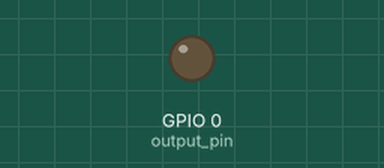
Bench run of a sketch on a simulated ESP32. Shown: output pins drawn as LEDs (lit = HIGH). WiFi joins after 1.5 s; servers stay silent unless stated; uploads are accepted with an empty reply.

Above: at 1.6 s.
Timing chart, 0 to 4.5 s (numbered marks = the images above):
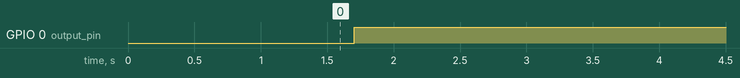

Measured:
- by itself, GPIO 0 (output_pin): LOW → HIGH at 1.7 s

The sketch:

ESP32_without_serial-out.ino
```cpp
// These lines includes all the libaries needed
#include <WiFi.h>
#include <HTTPClient.h>
#include <Servo.h>
#include <Stdlib.h>
#include <StringSplitter.h>

Servo myservo;
// Declaration of setting varibels

const char* ssid = "Enter_wifi_name_here"; // Your wifi name.
const char* password = "Enter_wifi_password_here"; // Your wifi password.

String serverName = "http://Enter_Domain_here/api.php?id=Enter_id_here"; // The URL of the API page for this ESP32.

// Declaration of varibels (NOT TO BE CHANGED)
// Defult time for delay_timer is 500ms (0.5 second) and 1000ms for act_timer.
int servo = 0; // Use 1 for servo and 0 for relay
int toggle = 0; // Use 1 for toggel betwene closed/pressed and open/retracted for every time you request or 0 for a quick closing/press and opening/retraction for every request.

int output_pin = 0; // Pinout for servo or relay
int led_pin = 0; // Pinout for LED

int delay_timer = 0; // You can change the time depending on how offen you whant it to update (its not every x ms it will update its ever (x ms + time to run))
int act_timer = 0; // Time from start of acton to end. For example time the relay is open, or the time the servo has to move and press a button.

int servo_extended = 0; // angle to extend to when activated
int servo_retracted = 0; // angle to retractto to when deactivated

int value = 0; // This is the amount of lines in table
int oldvalue = 0; // This is the  old amount of lines in table
int toggle_state = 0; // Used of saving the toggle state
int init_oldvalue = 0; // this value is used to not get a startup action

// This is the setup
void setup()
{
  // These lines of code connects to your wi-fi
  WiFi.begin(ssid, password);

  while(WiFi.status() != WL_CONNECTED)
  {
    delay(250);
  }
}

// Primary loop
void loop()
{
  delay(delay_timer);
  // This line of code sets the led status to low
  digitalWrite(led_pin, LOW);

  //Check WiFi connection status
  if(WiFi.status()== WL_CONNECTED)
  {
    // This sets the led status to high
    digitalWrite(led_pin, HIGH);

    // These lines connects the ESP32 to your API
    HTTPClient http;
    String serverPath = serverName;
    http.begin(serverPath.c_str());

    // Send HTTP GET request
    int httpResponseCode = http.GET();

    // This line chcks if the http response code is OK
    if (httpResponseCode == 200)
    {
      // These lines of code converts the string from the API to seperated strngs
      String payload = http.getString();
      StringSplitter *splitter = new StringSplitter(payload, ',', 50);

      // Redefines value from the string
      String item_0 = splitter->getItemAtIndex(0);
      int temporary_0 = String(item_0).toInt();
      value = temporary_0;

      // Redefines servo from the string
      String item_1 = splitter->getItemAtIndex(1);
      int temporary_1 = String(item_1).toInt();
      if (servo != temporary_1)
      {
        servo = temporary_1;
      }

      // Redefines toggle from the string
      String item_2 = splitter->getItemAtIndex(2);
      int temporary_2 = String(item_2).toInt();
      if (toggle != temporary_2)
      {
        toggle = temporary_2;
      }

      // Redefines delay_timer from the string
      String item_3 = splitter->getItemAtIndex(3);
      int temporary_3 = String(item_3).toInt();
      if (delay_timer != temporary_3)
      {
        delay_timer = temporary_3;
      }

      // Redefines act_timer from the string
      String item_4 = splitter->getItemAtIndex(4);
      int temporary_4 = String(item_4).toInt();
      if (act_timer != temporary_4)
      {
        act_timer = temporary_4;
      }

      // Redefines output_pin from the string
      String item_5 = splitter->getItemAtIndex(5);
      int temporary_5 = String(item_5).toInt();
      if (output_pin != temporary_5)
      {
        output_pin = temporary_5;
        // Used to redefine pin if the output_pin and led_pin has been changed
        if (servo == 1)
        {
          myservo.attach(output_pin);
          myservo.write(servo_retracted);
        }
        else
        {
          pinMode(output_pin, OUTPUT);
          digitalWrite(output_pin, LOW);
        }
      }

      // redefines led_pin from the string
      String item_6 = splitter->getItemAtIndex(6);
      int temporary_6 = String(item_6).toInt();
      if (led_pin != temporary_6)
      {
        led_pin = temporary_6;
        // These are for the debug led
        pinMode(led_pin, OUTPUT);
        digitalWrite(led_pin, LOW);
      }

      // Redefines servo_extended from the string
      String item_7 = splitter->getItemAtIndex(7);
      int temporary_7 = String(item_7).toInt();
      if (servo_extended != temporary_7)
      {
        servo_extended = temporary_7;
      }

      // Redefines act_timer from the string
      String item_8 = splitter->getItemAtIndex(8);
      int temporary_8 = String(item_8).toInt();
      if (servo_retracted != temporary_8)
      {
        servo_retracted = temporary_8;
      }

      // These lines of code checks if you are using a servo or relay
      if (servo == 1)
      {
        // These lines are for the servo code
        myservo.attach(output_pin);
        myservo.write(servo_retracted);
      }
      else
      {
        // These lines are for the relay code
        pinMode(output_pin, OUTPUT);
        digitalWrite(output_pin, LOW);
      }

      // These lines of code prevents boot up signals
      if (init_oldvalue == 0)
      {
        oldvalue = value;
        init_oldvalue = 1;
      }

      // These lines of code checks if value is greater then the old value and runs the code
      if (value > oldvalue)
      {
        if (toggle == 1)
        {
          if (toggle_state == 0)
          {
            if (servo == 1)
            {
              // This is the code which makes the servo run
              myservo.write(25);
            }
            else
            {
              // This is the code which makes the relay run
              digitalWrite(output_pin, LOW);
            }
            toggle_state = 1;
          }
          else
          {
            if (servo == 1)
            {
              // This is the code which makes the servo run
              myservo.write(5);
            }
            else
            {
              // This is the code which makes the relay run
              digitalWrite(output_pin, HIGH);
            }
            toggle_state = 0;
          }
        }
        else
        {
          if (servo == 1)
          {
            // This is the code which makes the servo run
            myservo.write(servo_extended);
            delay(act_timer);
            myservo.write(servo_retracted);
          }
          else
          {
            // This is the code which makes the relay run
            digitalWrite(output_pin, HIGH);
            delay(act_timer);
            digitalWrite(output_pin, LOW);
          }
        }
      oldvalue = value;
      }
    }
    // This line ends the connection to the API
    http.end();
  }
}
```
